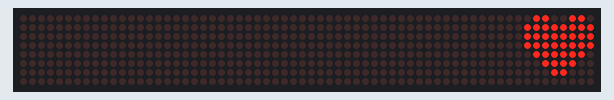
This sketch was run on a simulated Arduino Uno, built with avr-gcc and run on an emulated ATmega328P. On the bench: 64×8 LED matrix.

Above: at 0.1 s.

The sketch:

LED_8x8_Matrix.ino
```cpp
#include <LedControl.h>
int DIN = 10;
int CS =  9;
int CLK = 8 ;

LedControl lc=LedControl(DIN,CLK,CS,0);

void setup(){
 lc.shutdown(0,false);
 lc.setIntensity(0,1);      //Adjust the brightness maximum is 15
 lc.clearDisplay(0);
}

void loop(){
  byte hart [8] = {0x66,0xFF,0xFF,0xFF,0x7E,0x3C,0x18,0x00};
  byte sprite_Bro[8] = {B11111111,B10000001,B10100101,B10000001,B10100101,B10011001,B10000001,B11111111};


  printByte (hart);
  delay (2000);

}

void printByte(byte character [])
{   int i = 0;
      for(i=0;i<8;i++){
        lc.setRow(0,i,character[i]);
        }
}
```
